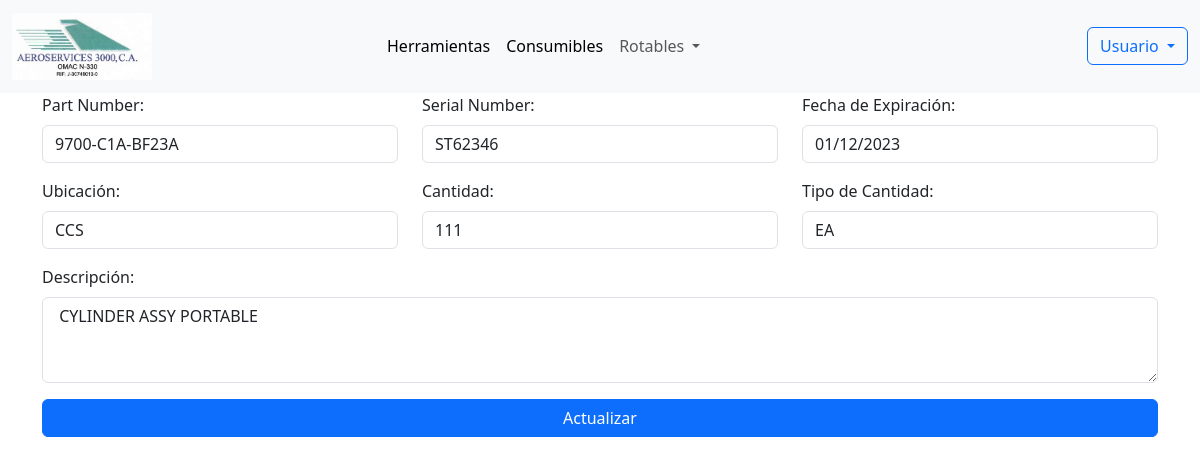
Page /envios_mad/envios_mad_form/1 (signed in) on the committed database.
### app/backend/models/rotables.py (models this page shows, shortened)
class BaseModel(db.Model):
    __abstract__ = True  # Esto indica que esta clase no debe crearse como tabla en la base de datos
    id = db.Column(db.Integer, primary_key=True)
    description = db.Column(db.String(128), nullable=True)
    part_num = db.Column(db.String(128), nullable=False)
    serial_num = db.Column(db.String(32), nullable=False)
    expiration_date = db.Column(db.String(16), nullable=False)
    location = db.Column(db.String(8), nullable=False)
    quantity = db.Column(db.String(8), nullable=True)
    type_quantity = db.Column(db.String(16), nullable=True)

class EnvioMAD(BaseModel):
    __tablename__ = 'envios_mad'  # Nombre de la tabla en la base de datos

### app/backend/web_endpoints/rotables/routes_envioMAD.py (the view, shortened to what this page needs)
@bp.route('/envios_mad_form/<string:id>', methods=['GET', 'POST'])
@bp.route('/envios_mad_form', methods=['GET', 'POST'])
@login_required
@role_required("USER")
def envios_mad_form(id=None):
    envio_mad = None
    manager = MgrdbRotablesEnvioMAD()
    if id:
        envio_mad = manager.get_by_id(id)
        if not envio_mad:
            flash('El envío no existe.', 'error')
            return redirect(url_for("envios_mad.envios_mad_list"))
    return render_template('wp_envios_mad_form.html', rotable=envio_mad, type_rotable_tittle="Envios MAD")

### app/backend/managers/MgrdbAuth.py (called while the page is built)
    def get_user_by_username(self, username):
        return self.db.session.query(self.model).filter_by(username=username).first()

### app/backend/managers/MgrdbBase.py (called while the page is built)
    def get_by_id(self, id):
        return self.model.query.get(id)

### app/backend/web_endpoints/auth.py (called while the page is built)
@bp.before_app_request
def load_logged_in_user():
    username = session.get('username')
    if username is None:
        g.user = None
    else:
        g.user = mgr_users.get_user_by_username(username)  # Obtiene el usuario

def login_required(view):
    @functools.wraps(view)
    def wrapped_view(**kwargs):
        if g.user is None:
            return redirect(url_for('auth.login'))
        return view(**kwargs)
    return wrapped_view

def role_required(required_role):
    def decorator(view):
        @functools.wraps(view)
        def wrapped_view(**kwargs):
            user_role = session.get('role')
            if g.user is None or (user_role != "ADMIN" and user_role != required_role):
                flash("Acceso denegado. No tienes los permisos necesarios.", "danger")
                return redirect(url_for('auth.login'))
            return view(**kwargs)
        return wrapped_view
    return decorator

### app/frontend/templates/wp_envios_mad_form.html (shortened to what this page needs)
{% extends 'base.html' %}
{% from 'macro_envios_mad.jinja2' import macro_form_envios_mad_model with context %}
{% block content %}
    {{ macro_form_envios_mad_model(rotable=rotable, action_url=url_for('envios_mad.envios_mad_form', id=rotable.id if rotable else None)) }}
{% endblock %}

### app/frontend/macros/macro_envios_mad.jinja2 (shortened to what this page needs)
{% from 'macro_buttons.jinja2' import button_edit_entity %}
{% from 'macro_buttons.jinja2' import button_delete_entity %}
{% macro macro_form_envios_mad_model(rotable=None, action_url=None) %}
<form action="{{ action_url }}" method="post" class="needs-validation" novalidate>
    <div class="container">
        <div class="row">
            <div class="col-md-4 mb-3">
                <label for="part_num" class="form-label">Part Number:</label>
                <input type="text" id="part_num" name="part_num" class="form-control"
                       value="{{ rotable.part_num if rotable else '' }}"
                       placeholder="Ingrese el Part Number" required>
            </div>
            <div class="col-md-4 mb-3">
                <label for="serial_num" class="form-label">Serial Number:</label>
                <input type="text" id="serial_num" name="serial_num" class="form-control"
                       value="{{ rotable.serial_num if rotable else '' }}"
                       placeholder="Ingrese el Serial Number" required>
            </div>
            <div class="col-md-4 mb-3">
                <label for="expiration_date" class="form-label">Fecha de Expiración:</label>
                <input type="text" id="expiration_date" name="expiration_date" class="form-control"
                       value="{{ rotable.expiration_date if rotable else '' }}"
                       placeholder="DD/MM/YYYY" required>
            </div>
        </div>
        <div class="row">
            <div class="col-md-4 mb-3">
                <label for="location" class="form-label">Ubicación:</label>
                <input type="text" id="location" name="location" class="form-control"
                       value="{{ rotable.location if rotable else '' }}"
                       placeholder="Ingrese la ubicación" required>
            </div>
            <div class="col-md-4 mb-3">
                <label for="quantity" class="form-label">Cantidad:</label>
                <input type="number" id="quantity" name="quantity" class="form-control"
                       value="{{ rotable.quantity if rotable else '' }}"
                       placeholder="Ingrese la cantidad">
            </div>
            <div class="col-md-4 mb-3">
                <label for="type_quantity" class="form-label">Tipo de Cantidad:</label>
                <input type="text" id="type_quantity" name="type_quantity" class="form-control"
                       value="{{ rotable.type_quantity if rotable else '' }}"
                       placeholder="Ingrese el tipo de cantidad">
            </div>
        </div>
        <div class="row">
            <div class="col-md-12 mb-3">
                <label for="description" class="form-label">Descripción:</label>
                <textarea id="description" name="description" class="form-control" rows="3"
                          placeholder="Ingrese una descripción">{{ rotable.description if rotable else '' }}</textarea>
            </div>
        </div>
        <div class="d-grid">
            <button type="submit" class="btn btn-primary">
                {{ 'Actualizar' if rotable else 'Crear' }}
            </button>
        </div>
    </div>
</form>
{% endmacro %}

### rows in the picture
EnvioMAD: part_num "9700-C1A-BF23A", serial_num "ST62346", expiration_date "01/12/2023", location "CCS", quantity "111", type_quantity "EA", description "CYLINDER ASSY PORTABLE"

### other values in the picture
{{ 'Actualizar' if rotable else 'Crear' }} "Actualizar"
